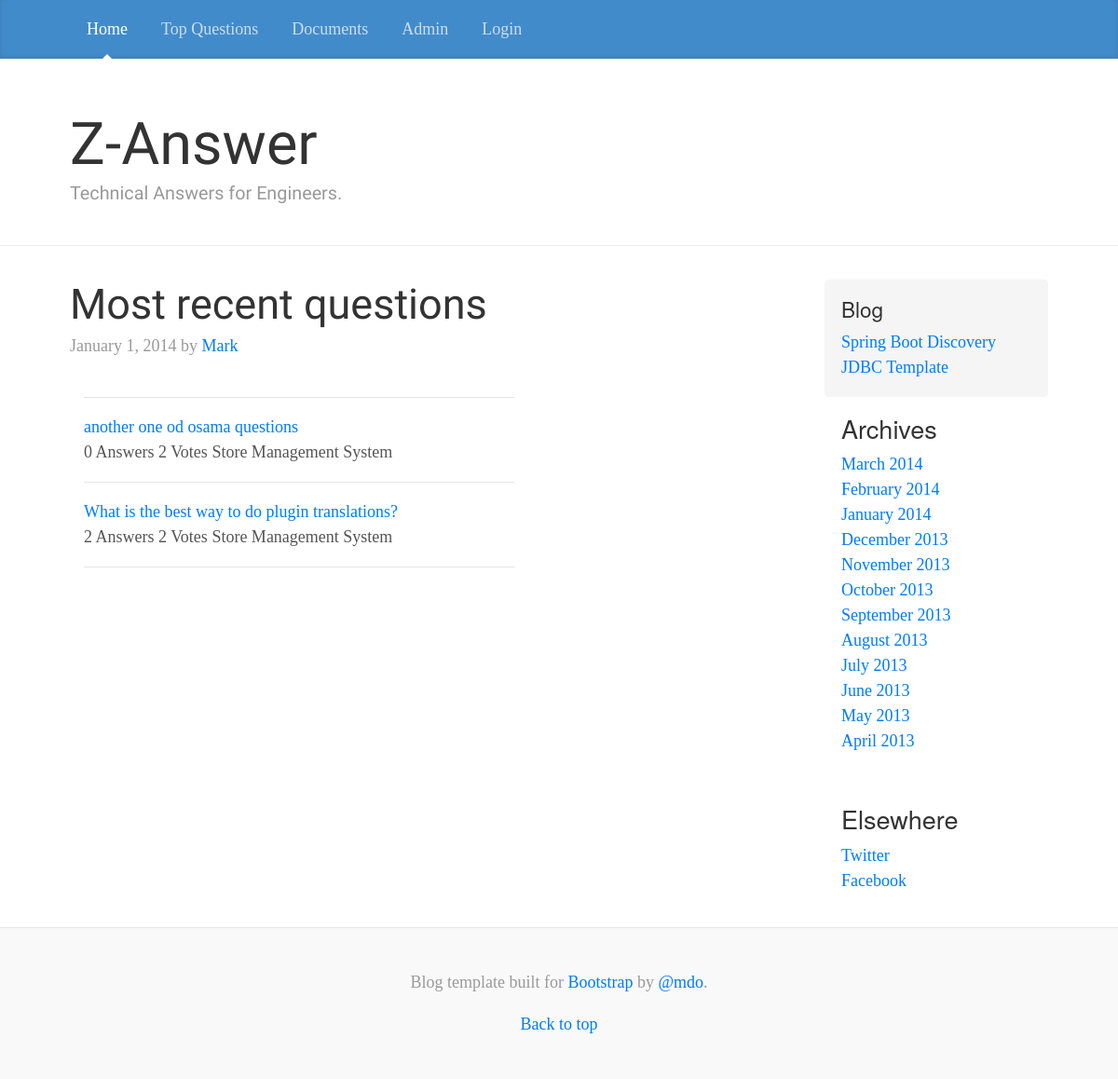
The page / on the database its author committed.
### questions/models.py (models this page shows, shortened)
class Question(models.Model):
    question_title = models.CharField(max_length=200, default='')
    question_text = models.CharField(max_length=1000)
    views = models.IntegerField(default=0)
    votes = models.IntegerField(default=0)
    favorites = models.IntegerField(default=0)
    category = models.ForeignKey(Category, default=1)

class Category(models.Model):
    category_name = models.CharField(max_length=5)
    category_desc = models.CharField(max_length=50)

### questions/views.py (the view)
# urls.py: url(r'^$', views.index, name='index'),
def index(request):
    question_list = Question.objects.all()
    page = request.GET.get('page', 1)
    paginator = Paginator(question_list, 10)
    try:
        questions = paginator.page(page)
    except PageNotAnInteger:
        questions = paginator.page(1)
    except EmptyPage:
        questions = paginator.page(paginator.num_pages)
    return render(request, 'questions/index.html', { 'questions': questions })

### questions/templates/questions/index.html (shortened to what this page needs)
<!DOCTYPE html>
<html lang="en">
  {% include 'questions/base.html' %}
  <body>
    <div class="container">
      <div class="row">
        <div class="col-sm-8 blog-main">
          <div class="blog-post">
            <h2 class="blog-post-title" style="font-family: Chelsea Market">Most recent questions</h2>
            <p class="blog-post-meta">January 1, 2014 by <a href="#">Mark</a></p>
              <div class="container">
                  <div class="row">
                      <div class="col-md-12">
                            {% if questions %}
                                <div style="align-content: stretch; max-width: 70%">
                                <hr/>
                                {% for question in questions %}
                                    <a href="{% url 'questions:question_answers' question.id %}">{{ question.question_title }}</a> <br/>
                                    <span class="tag tag-primary">{{ question.questionanswer_set.count }} Answers</span>
                                    <span class="tag tag-primary">2 Votes</span>
                                    <span class="tag tag-info">{{ question.category.category_desc }}</span>
                                  <hr/>
                                {% endfor %}
                                </div>
                            {% endif %}
                      </div>
                  </div>
              </div>
          </div>
        </div>
        <div class="col-sm-3 offset-sm-1 blog-sidebar">
          <div class="sidebar-module sidebar-module-inset">
            <h5>Blog</h5>
            <ol class="list-unstyled">
              <li><a href="#">Spring Boot Discovery</a></li>
              <li><a href="#">JDBC Template</a></li>
            </ol>
          </div>
          <div class="sidebar-module">
            <h4>Archives</h4>
            <ol class="list-unstyled">
              <li><a href="#">March 2014</a></li>
              <li><a href="#">February 2014</a></li>
              <li><a href="#">January 2014</a></li>
              <li><a href="#">December 2013</a></li>
              <li><a href="#">November 2013</a></li>
              <li><a href="#">October 2013</a></li>
              <li><a href="#">September 2013</a></li>
              <li><a href="#">August 2013</a></li>
              <li><a href="#">July 2013</a></li>
              <li><a href="#">June 2013</a></li>
              <li><a href="#">May 2013</a></li>
              <li><a href="#">April 2013</a></li>
            </ol>
          </div>
          <div class="sidebar-module">
            <h4>Elsewhere</h4>
            <ol class="list-unstyled">
              <li><a href="#">Twitter</a></li>
              <li><a href="#">Facebook</a></li>
            </ol>
          </div>
        </div>
      </div>
    </div>
    {% include 'questions/footer.html' %}
  </body>
</html>

### questions/static/css/blog.css (style rules this page uses)
@media (min-width: 48em) { html { font-size: 18px; } }
body { font-family: Georgia, "Times New Roman", Times, serif; color: #555; }
h1, .h1, h2, .h2, h3, .h3, h4, .h4, h5, .h5, h6, .h6 { font-family: "Helvetica Neue", Helvetica, Arial, sans-serif; font-weight: normal; color: #333; }
.container { max-width: 60rem; }
.sidebar-module { padding: 1rem; }
.sidebar-module-inset { padding: 1rem; background-color: #f5f5f5; border-radius: .25rem; }
.sidebar-module-inset p:last-child, .sidebar-module-inset ul:last-child, .sidebar-module-inset ol:last-child { margin-bottom: 0; }
.blog-post { margin-bottom: 4rem; }
.blog-post-title { margin-bottom: .25rem; font-size: 2.5rem; }
.blog-post-meta { margin-bottom: 1.25rem; color: #999; }

### rows shown on the page
Question: question_title "another one od osama questions", questionanswer_set.count "0", category.category_desc "Store Management System"
Question: question_title "What is the best way to do plugin translations?", questionanswer_set.count "2", category.category_desc "Store Management System"
